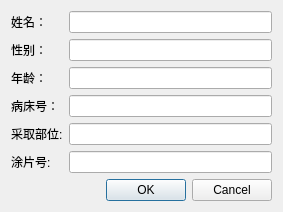
<?xml version="1.0" encoding="UTF-8"?>
<ui version="4.0">
 <class>Get_Patient_Inf_Dialog</class>
 <widget class="QDialog" name="Get_Patient_Inf_Dialog">
  <property name="geometry">
   <rect>
    <x>0</x>
    <y>0</y>
    <width>283</width>
    <height>193</height>
   </rect>
  </property>
  <property name="windowTitle">
   <string>病人信息</string>
  </property>
  <layout class="QGridLayout" name="gridLayout_2">
   <item row="0" column="0">
    <layout class="QGridLayout" name="gridLayout">
     <item row="3" column="0">
      <widget class="QLabel" name="bed_nub_l">
       <property name="text">
        <string>病床号：</string>
       </property>
      </widget>
     </item>
     <item row="2" column="1">
      <widget class="QLineEdit" name="age_text"/>
     </item>
     <item row="1" column="1">
      <widget class="QLineEdit" name="gender_text"/>
     </item>
     <item row="0" column="1">
      <widget class="QLineEdit" name="name_text"/>
     </item>
     <item row="4" column="0">
      <widget class="QLabel" name="take_pack_I">
       <property name="text">
        <string>采取部位:</string>
       </property>
      </widget>
     </item>
     <item row="4" column="1">
      <widget class="QLineEdit" name="take_pack_text"/>
     </item>
     <item row="0" column="0">
      <widget class="QLabel" name="name_l">
       <property name="text">
        <string>姓名：</string>
       </property>
      </widget>
     </item>
     <item row="3" column="1">
      <widget class="QLineEdit" name="bed_nub_text"/>
     </item>
     <item row="6" column="0" colspan="2">
      <widget class="QDialogButtonBox" name="buttonBox_l">
       <property name="orientation">
        <enum>Qt::Horizontal</enum>
       </property>
       <property name="standardButtons">
        <set>QDialogButtonBox::Cancel|QDialogButtonBox::Ok</set>
       </property>
      </widget>
     </item>
     <item row="1" column="0">
      <widget class="QLabel" name="gender_l">
       <property name="text">
        <string>性别：</string>
       </property>
      </widget>
     </item>
     <item row="2" column="0">
      <widget class="QLabel" name="age_l">
       <property name="text">
        <string>年龄：</string>
       </property>
      </widget>
     </item>
     <item row="5" column="0">
      <widget class="QLabel" name="picture_number_I">
       <property name="text">
        <string>涂片号:</string>
       </property>
      </widget>
     </item>
     <item row="5" column="1">
      <widget class="QLineEdit" name="picture_number_text"/>
     </item>
    </layout>
   </item>
  </layout>
 </widget>
 <resources/>
 <connections>
  <connection>
   <sender>buttonBox_l</sender>
   <signal>accepted()</signal>
   <receiver>Get_Patient_Inf_Dialog</receiver>
   <slot>accept()</slot>
   <hints>
    <hint type="sourcelabel">
     <x>248</x>
     <y>254</y>
    </hint>
    <hint type="destinationlabel">
     <x>157</x>
     <y>274</y>
    </hint>
   </hints>
  </connection>
  <connection>
   <sender>buttonBox_l</sender>
   <signal>rejected()</signal>
   <receiver>Get_Patient_Inf_Dialog</receiver>
   <slot>reject()</slot>
   <hints>
    <hint type="sourcelabel">
     <x>316</x>
     <y>260</y>
    </hint>
    <hint type="destinationlabel">
     <x>286</x>
     <y>274</y>
    </hint>
   </hints>
  </connection>
 </connections>
</ui>
